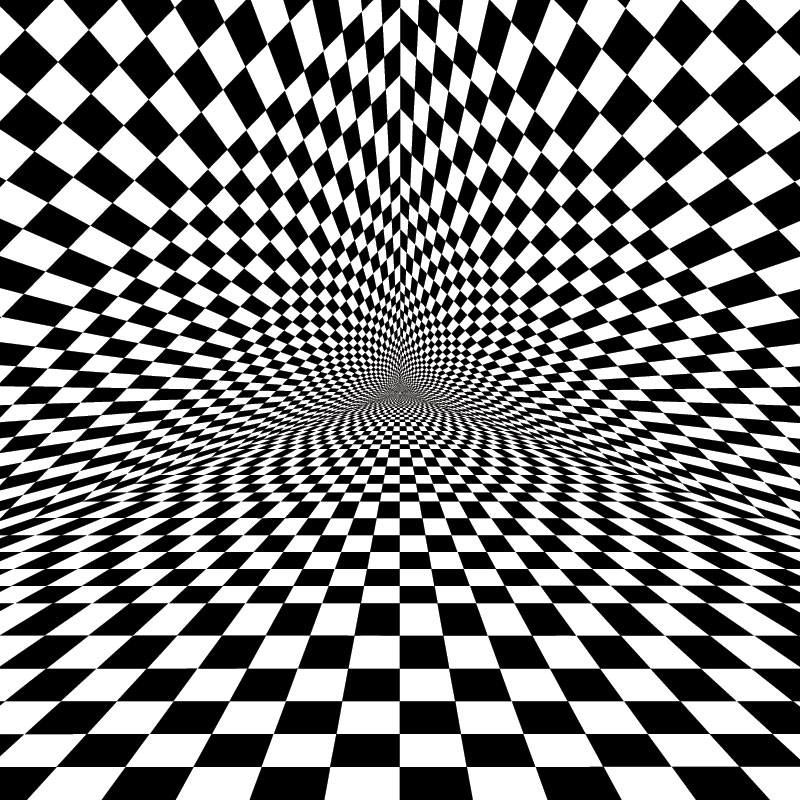
#> input picture black_white.jpg, 800 x 800 px
$ python '18-) Bitwise İşlemleri.py'
#> lines starting #> are read from the running program, lines starting #| are printed output that depends on the picture
#Bitwise İşlemleri
import cv2
import numpy as np
img1 = cv2.imread("black_white.jpg")
#> img1 is the input picture: shape (800, 800, 3); mean B, G, R 125.7, 125.7, 125.7
img2 = cv2.imread("crossed_black_white.jpg")
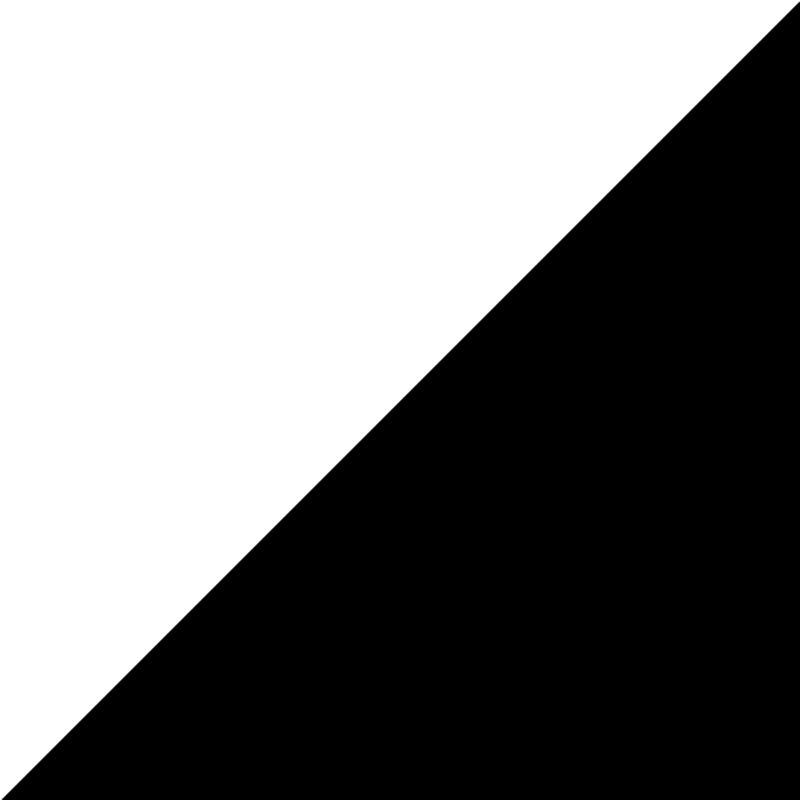
#> input picture crossed_black_white.jpg, 800 x 800 px
#> img2 is the input picture: shape (800, 800, 3); min 0, max 255, mean 127.9

bit_and = cv2.bitwise_and(img1, img2)
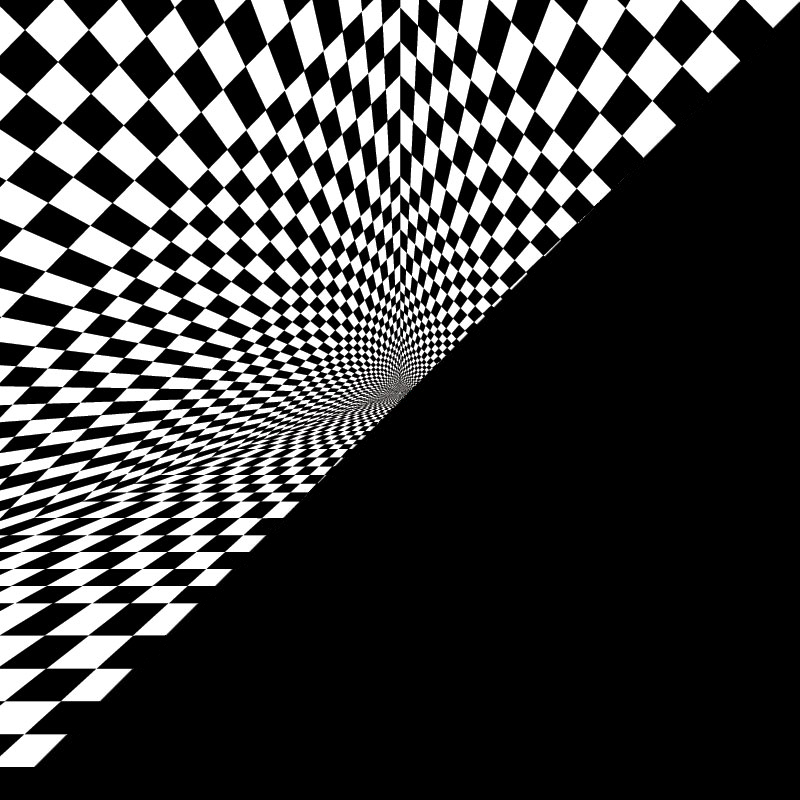
#> bit_and: shape (800, 800, 3); mean B, G, R 63.1, 63.1, 63.1
bit_or = cv2.bitwise_or(img1, img2)
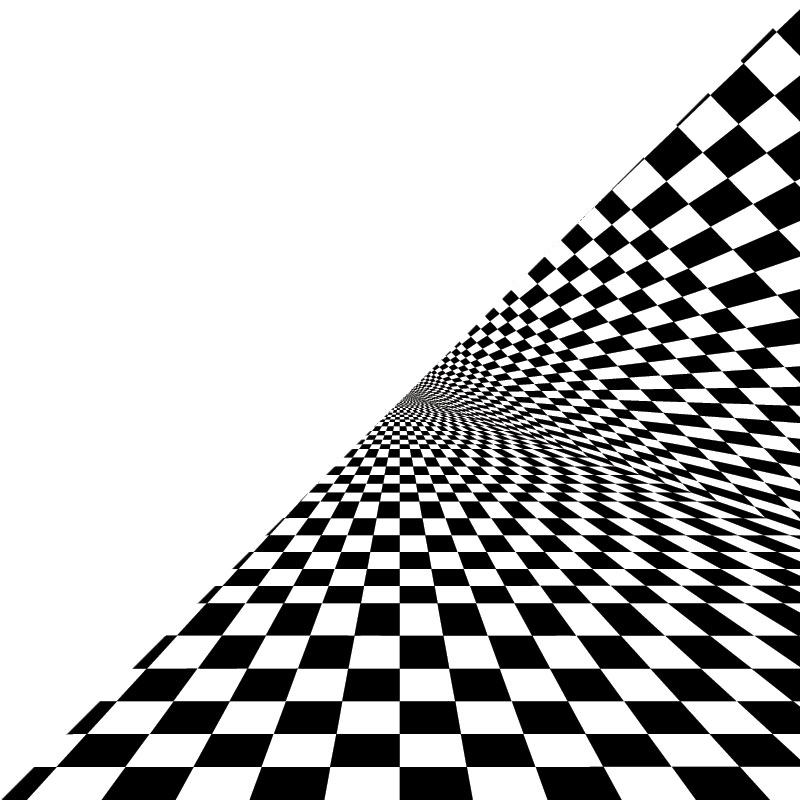
#> bit_or: shape (800, 800, 3); mean B, G, R 190.5, 190.5, 190.5
bit_xor = cv2.bitwise_xor(img1, img2)
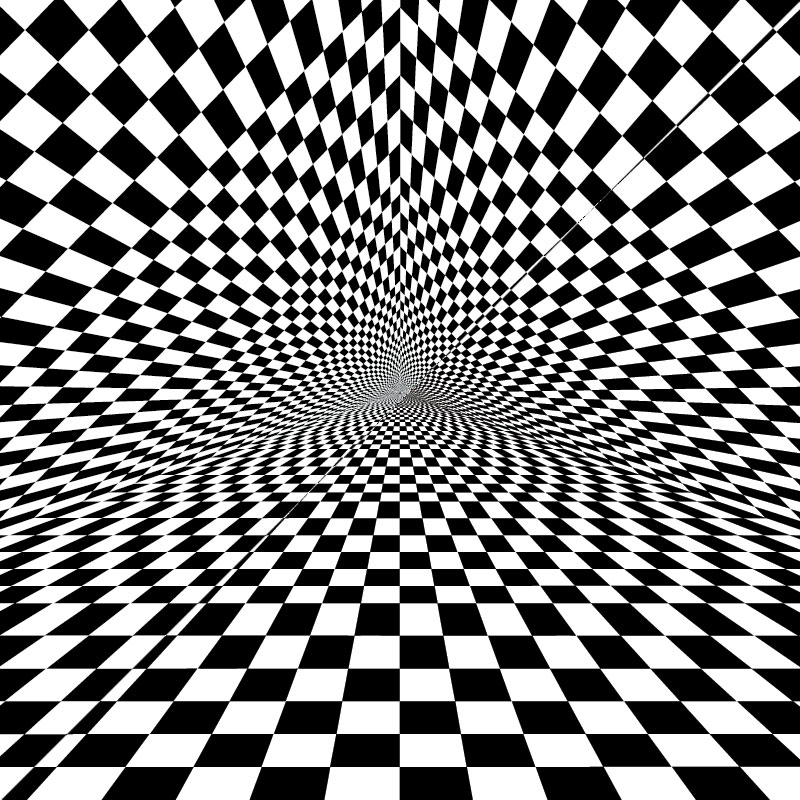
#> bit_xor: shape (800, 800, 3); mean B, G, R 127.4, 127.4, 127.4
bit_not = cv2.bitwise_not(img1, img2)
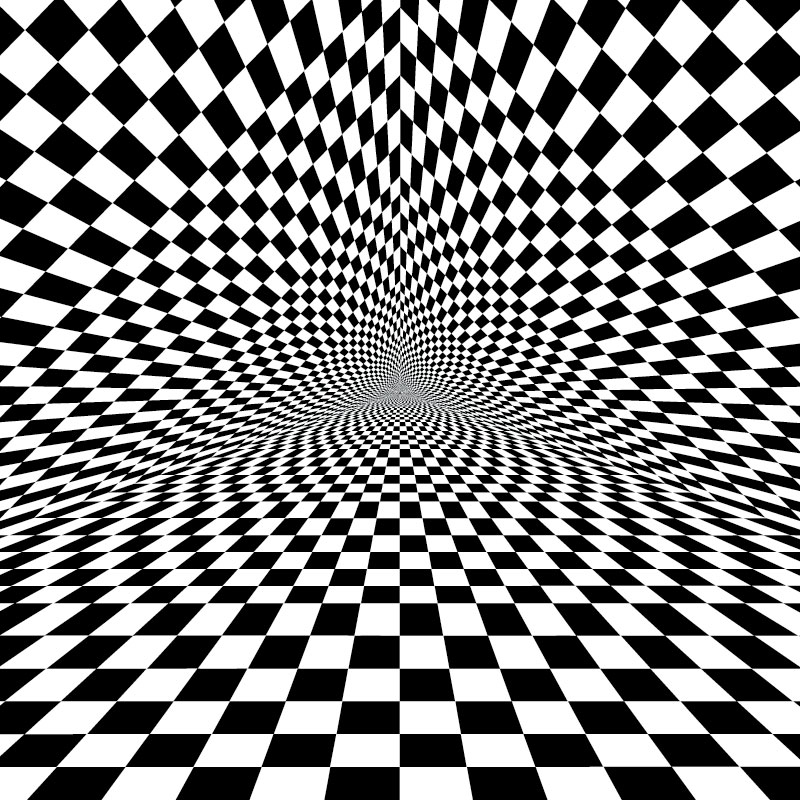
#> bit_not: shape (800, 800, 3); mean B, G, R 129.3, 129.3, 129.3

cv2.imshow("first image", img1)
cv2.imshow("second image", img2)
'''cv2.imshow("bit_and", bit_and)
cv2.imshow("bit_or", bit_or)
cv2.imshow("bit_xor", bit_xor)
cv2.imshow("bit_not", bit_not)'''

cv2.waitKey(0)
cv2.destroyAllWindows()
